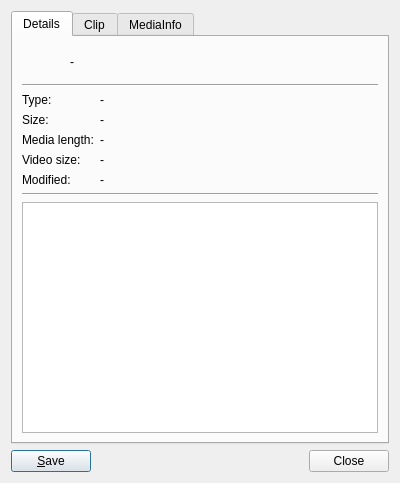
<?xml version="1.0" encoding="UTF-8"?>
<ui version="4.0">
 <class>PropertiesWindow</class>
 <widget class="QDialog" name="PropertiesWindow">
  <property name="geometry">
   <rect>
    <x>0</x>
    <y>0</y>
    <width>400</width>
    <height>483</height>
   </rect>
  </property>
  <property name="windowTitle">
   <string>Properties</string>
  </property>
  <property name="windowIcon">
   <iconset>
    <normalon>:/images/icon/io.github.mpc_qt.mpc-qt.svg</normalon>
   </iconset>
  </property>
  <layout class="QVBoxLayout" name="mainLayout">
   <item>
    <widget class="QTabWidget" name="tabWidget">
     <property name="sizePolicy">
      <sizepolicy hsizetype="Expanding" vsizetype="Preferred">
       <horstretch>0</horstretch>
       <verstretch>0</verstretch>
      </sizepolicy>
     </property>
     <property name="currentIndex">
      <number>0</number>
     </property>
     <widget class="QWidget" name="detailsTab">
      <attribute name="title">
       <string>Details</string>
      </attribute>
      <layout class="QFormLayout" name="detailsTabLayout">
       <item row="0" column="0" colspan="2">
        <layout class="QHBoxLayout" name="detailsFileLayout" stretch="0,1">
         <property name="spacing">
          <number>16</number>
         </property>
         <item>
          <widget class="QLabel" name="detailsIcon">
           <property name="sizePolicy">
            <sizepolicy hsizetype="Minimum" vsizetype="Minimum">
             <horstretch>0</horstretch>
             <verstretch>0</verstretch>
            </sizepolicy>
           </property>
           <property name="minimumSize">
            <size>
             <width>32</width>
             <height>32</height>
            </size>
           </property>
           <property name="text">
            <string/>
           </property>
          </widget>
         </item>
         <item>
          <widget class="QLabel" name="detailsFilename">
           <property name="text">
            <string notr="true">-</string>
           </property>
           <property name="wordWrap">
            <bool>true</bool>
           </property>
           <property name="textInteractionFlags">
            <set>Qt::TextInteractionFlag::LinksAccessibleByMouse|Qt::TextInteractionFlag::TextSelectableByMouse</set>
           </property>
          </widget>
         </item>
        </layout>
       </item>
       <item row="1" column="0" colspan="2">
        <widget class="Line" name="detailsLine">
         <property name="orientation">
          <enum>Qt::Orientation::Horizontal</enum>
         </property>
        </widget>
       </item>
       <item row="2" column="0">
        <widget class="QLabel" name="detailsTypeLabel">
         <property name="text">
          <string>Type:</string>
         </property>
        </widget>
       </item>
       <item row="2" column="1">
        <widget class="QLabel" name="detailsType">
         <property name="text">
          <string notr="true">-</string>
         </property>
         <property name="textInteractionFlags">
          <set>Qt::TextInteractionFlag::LinksAccessibleByMouse|Qt::TextInteractionFlag::TextSelectableByMouse</set>
         </property>
        </widget>
       </item>
       <item row="3" column="0">
        <widget class="QLabel" name="detailsSizeLabel">
         <property name="text">
          <string>Size:</string>
         </property>
        </widget>
       </item>
       <item row="3" column="1">
        <widget class="QLabel" name="detailsSize">
         <property name="text">
          <string notr="true">-</string>
         </property>
         <property name="textInteractionFlags">
          <set>Qt::TextInteractionFlag::LinksAccessibleByMouse|Qt::TextInteractionFlag::TextSelectableByMouse</set>
         </property>
        </widget>
       </item>
       <item row="4" column="0">
        <widget class="QLabel" name="detailsLengthLabel">
         <property name="text">
          <string>Media length:</string>
         </property>
        </widget>
       </item>
       <item row="4" column="1">
        <widget class="QLabel" name="detailsLength">
         <property name="text">
          <string notr="true">-</string>
         </property>
         <property name="textInteractionFlags">
          <set>Qt::TextInteractionFlag::LinksAccessibleByMouse|Qt::TextInteractionFlag::TextSelectableByMouse</set>
         </property>
        </widget>
       </item>
       <item row="5" column="0">
        <widget class="QLabel" name="detailsVideoSizeLabel">
         <property name="text">
          <string>Video size:</string>
         </property>
        </widget>
       </item>
       <item row="5" column="1">
        <widget class="QLabel" name="detailsVideoSize">
         <property name="text">
          <string notr="true">-</string>
         </property>
         <property name="textInteractionFlags">
          <set>Qt::TextInteractionFlag::LinksAccessibleByMouse|Qt::TextInteractionFlag::TextSelectableByMouse</set>
         </property>
        </widget>
       </item>
       <item row="6" column="0">
        <widget class="QLabel" name="detailsModifiedLabel">
         <property name="text">
          <string>Modified:</string>
         </property>
        </widget>
       </item>
       <item row="6" column="1">
        <widget class="QLabel" name="detailsModified">
         <property name="text">
          <string notr="true">-</string>
         </property>
         <property name="textInteractionFlags">
          <set>Qt::TextInteractionFlag::LinksAccessibleByMouse|Qt::TextInteractionFlag::TextSelectableByMouse</set>
         </property>
        </widget>
       </item>
       <item row="7" column="0" colspan="2">
        <widget class="Line" name="detailsLine_2">
         <property name="orientation">
          <enum>Qt::Orientation::Horizontal</enum>
         </property>
        </widget>
       </item>
       <item row="8" column="0" colspan="2">
        <widget class="QPlainTextEdit" name="detailsTracks">
         <property name="sizePolicy">
          <sizepolicy hsizetype="Expanding" vsizetype="Expanding">
           <horstretch>0</horstretch>
           <verstretch>0</verstretch>
          </sizepolicy>
         </property>
         <property name="lineWrapMode">
          <enum>QPlainTextEdit::LineWrapMode::NoWrap</enum>
         </property>
         <property name="readOnly">
          <bool>true</bool>
         </property>
        </widget>
       </item>
      </layout>
     </widget>
     <widget class="QWidget" name="clipTab">
      <attribute name="title">
       <string>Clip</string>
      </attribute>
      <layout class="QFormLayout" name="clipTabLayout">
       <item row="0" column="0" colspan="2">
        <layout class="QHBoxLayout" name="clipFileLayout" stretch="0,1">
         <property name="spacing">
          <number>16</number>
         </property>
         <item>
          <widget class="QLabel" name="clipIcon">
           <property name="sizePolicy">
            <sizepolicy hsizetype="Minimum" vsizetype="Minimum">
             <horstretch>0</horstretch>
             <verstretch>0</verstretch>
            </sizepolicy>
           </property>
           <property name="minimumSize">
            <size>
             <width>32</width>
             <height>32</height>
            </size>
           </property>
           <property name="text">
            <string/>
           </property>
          </widget>
         </item>
         <item>
          <widget class="QLabel" name="clipFilename">
           <property name="text">
            <string notr="true">-</string>
           </property>
           <property name="wordWrap">
            <bool>true</bool>
           </property>
           <property name="textInteractionFlags">
            <set>Qt::TextInteractionFlag::LinksAccessibleByMouse|Qt::TextInteractionFlag::TextSelectableByMouse</set>
           </property>
          </widget>
         </item>
        </layout>
       </item>
       <item row="1" column="0" colspan="2">
        <widget class="Line" name="clipLine">
         <property name="orientation">
          <enum>Qt::Orientation::Horizontal</enum>
         </property>
        </widget>
       </item>
       <item row="2" column="0">
        <widget class="QLabel" name="clipTitleLabel">
         <property name="sizePolicy">
          <sizepolicy hsizetype="Preferred" vsizetype="Minimum">
           <horstretch>0</horstretch>
           <verstretch>0</verstretch>
          </sizepolicy>
         </property>
         <property name="text">
          <string>Clip:</string>
         </property>
         <property name="alignment">
          <set>Qt::AlignmentFlag::AlignLeading|Qt::AlignmentFlag::AlignLeft|Qt::AlignmentFlag::AlignTop</set>
         </property>
        </widget>
       </item>
       <item row="2" column="1">
        <widget class="QLabel" name="clipTitle">
         <property name="sizePolicy">
          <sizepolicy hsizetype="MinimumExpanding" vsizetype="Minimum">
           <horstretch>0</horstretch>
           <verstretch>0</verstretch>
          </sizepolicy>
         </property>
         <property name="text">
          <string notr="true">-</string>
         </property>
         <property name="alignment">
          <set>Qt::AlignmentFlag::AlignLeading|Qt::AlignmentFlag::AlignLeft|Qt::AlignmentFlag::AlignTop</set>
         </property>
         <property name="wordWrap">
          <bool>true</bool>
         </property>
         <property name="textInteractionFlags">
          <set>Qt::TextInteractionFlag::LinksAccessibleByMouse|Qt::TextInteractionFlag::TextSelectableByMouse</set>
         </property>
        </widget>
       </item>
       <item row="3" column="0">
        <widget class="QLabel" name="clipAuthorLabel">
         <property name="text">
          <string>Author:</string>
         </property>
        </widget>
       </item>
       <item row="3" column="1">
        <widget class="QLabel" name="clipAuthor">
         <property name="text">
          <string notr="true">-</string>
         </property>
         <property name="textInteractionFlags">
          <set>Qt::TextInteractionFlag::LinksAccessibleByMouse|Qt::TextInteractionFlag::TextSelectableByMouse</set>
         </property>
        </widget>
       </item>
       <item row="4" column="0">
        <widget class="QLabel" name="clipCopyrightLabel">
         <property name="text">
          <string>Copyright:</string>
         </property>
        </widget>
       </item>
       <item row="4" column="1">
        <widget class="QLabel" name="clipCopyright">
         <property name="text">
          <string notr="true">-</string>
         </property>
         <property name="textInteractionFlags">
          <set>Qt::TextInteractionFlag::LinksAccessibleByMouse|Qt::TextInteractionFlag::TextSelectableByMouse</set>
         </property>
        </widget>
       </item>
       <item row="5" column="0">
        <widget class="QLabel" name="clipRatingLabel">
         <property name="text">
          <string>Rating:</string>
         </property>
        </widget>
       </item>
       <item row="5" column="1">
        <widget class="QLabel" name="clipRating">
         <property name="text">
          <string notr="true">-</string>
         </property>
         <property name="scaledContents">
          <bool>true</bool>
         </property>
         <property name="wordWrap">
          <bool>true</bool>
         </property>
         <property name="textInteractionFlags">
          <set>Qt::TextInteractionFlag::LinksAccessibleByMouse|Qt::TextInteractionFlag::TextSelectableByMouse</set>
         </property>
        </widget>
       </item>
       <item row="6" column="0" colspan="2">
        <widget class="Line" name="clipLine_2">
         <property name="orientation">
          <enum>Qt::Orientation::Horizontal</enum>
         </property>
        </widget>
       </item>
       <item row="7" column="0">
        <widget class="QLabel" name="clipLocationLabel">
         <property name="sizePolicy">
          <sizepolicy hsizetype="Preferred" vsizetype="Minimum">
           <horstretch>0</horstretch>
           <verstretch>0</verstretch>
          </sizepolicy>
         </property>
         <property name="text">
          <string>Location:</string>
         </property>
         <property name="alignment">
          <set>Qt::AlignmentFlag::AlignLeading|Qt::AlignmentFlag::AlignLeft|Qt::AlignmentFlag::AlignTop</set>
         </property>
        </widget>
       </item>
       <item row="7" column="1">
        <widget class="QLabel" name="clipLocation">
         <property name="sizePolicy">
          <sizepolicy hsizetype="MinimumExpanding" vsizetype="Minimum">
           <horstretch>0</horstretch>
           <verstretch>0</verstretch>
          </sizepolicy>
         </property>
         <property name="text">
          <string notr="true">-</string>
         </property>
         <property name="textFormat">
          <enum>Qt::TextFormat::PlainText</enum>
         </property>
         <property name="alignment">
          <set>Qt::AlignmentFlag::AlignLeading|Qt::AlignmentFlag::AlignLeft|Qt::AlignmentFlag::AlignTop</set>
         </property>
         <property name="wordWrap">
          <bool>true</bool>
         </property>
         <property name="textInteractionFlags">
          <set>Qt::TextInteractionFlag::LinksAccessibleByMouse|Qt::TextInteractionFlag::TextSelectableByMouse</set>
         </property>
        </widget>
       </item>
       <item row="8" column="0" colspan="2">
        <widget class="Line" name="clipLine_3">
         <property name="orientation">
          <enum>Qt::Orientation::Horizontal</enum>
         </property>
        </widget>
       </item>
       <item row="9" column="0">
        <widget class="QLabel" name="clipDescriptionLabel">
         <property name="text">
          <string>Description:</string>
         </property>
         <property name="alignment">
          <set>Qt::AlignmentFlag::AlignLeading|Qt::AlignmentFlag::AlignLeft|Qt::AlignmentFlag::AlignTop</set>
         </property>
        </widget>
       </item>
       <item row="9" column="1">
        <widget class="QPlainTextEdit" name="clipDescription">
         <property name="sizePolicy">
          <sizepolicy hsizetype="Expanding" vsizetype="Expanding">
           <horstretch>0</horstretch>
           <verstretch>0</verstretch>
          </sizepolicy>
         </property>
         <property name="lineWrapMode">
          <enum>QPlainTextEdit::LineWrapMode::NoWrap</enum>
         </property>
         <property name="readOnly">
          <bool>true</bool>
         </property>
        </widget>
       </item>
      </layout>
     </widget>
     <widget class="QWidget" name="mediaInfoTab">
      <attribute name="title">
       <string>MediaInfo</string>
      </attribute>
      <layout class="QVBoxLayout" name="mediaInfoTabLayout">
       <item>
        <widget class="QPlainTextEdit" name="mediaInfoText">
         <property name="sizePolicy">
          <sizepolicy hsizetype="Expanding" vsizetype="Expanding">
           <horstretch>0</horstretch>
           <verstretch>0</verstretch>
          </sizepolicy>
         </property>
         <property name="font">
          <font>
           <family>Monospace</family>
          </font>
         </property>
         <property name="lineWrapMode">
          <enum>QPlainTextEdit::LineWrapMode::NoWrap</enum>
         </property>
         <property name="readOnly">
          <bool>true</bool>
         </property>
        </widget>
       </item>
      </layout>
     </widget>
    </widget>
   </item>
   <item>
    <layout class="QHBoxLayout" name="bottomLayout">
     <item>
      <widget class="QPushButton" name="save">
       <property name="text">
        <string>&amp;Save</string>
       </property>
      </widget>
     </item>
     <item>
      <widget class="QDialogButtonBox" name="buttonBox">
       <property name="orientation">
        <enum>Qt::Orientation::Horizontal</enum>
       </property>
       <property name="standardButtons">
        <set>QDialogButtonBox::StandardButton::Close</set>
       </property>
      </widget>
     </item>
    </layout>
   </item>
  </layout>
 </widget>
 <resources/>
 <connections>
  <connection>
   <sender>buttonBox</sender>
   <signal>accepted()</signal>
   <receiver>PropertiesWindow</receiver>
   <slot>accept()</slot>
   <hints>
    <hint type="sourcelabel">
     <x>248</x>
     <y>254</y>
    </hint>
    <hint type="destinationlabel">
     <x>157</x>
     <y>274</y>
    </hint>
   </hints>
  </connection>
  <connection>
   <sender>buttonBox</sender>
   <signal>rejected()</signal>
   <receiver>PropertiesWindow</receiver>
   <slot>reject()</slot>
   <hints>
    <hint type="sourcelabel">
     <x>316</x>
     <y>260</y>
    </hint>
    <hint type="destinationlabel">
     <x>286</x>
     <y>274</y>
    </hint>
   </hints>
  </connection>
 </connections>
</ui>
